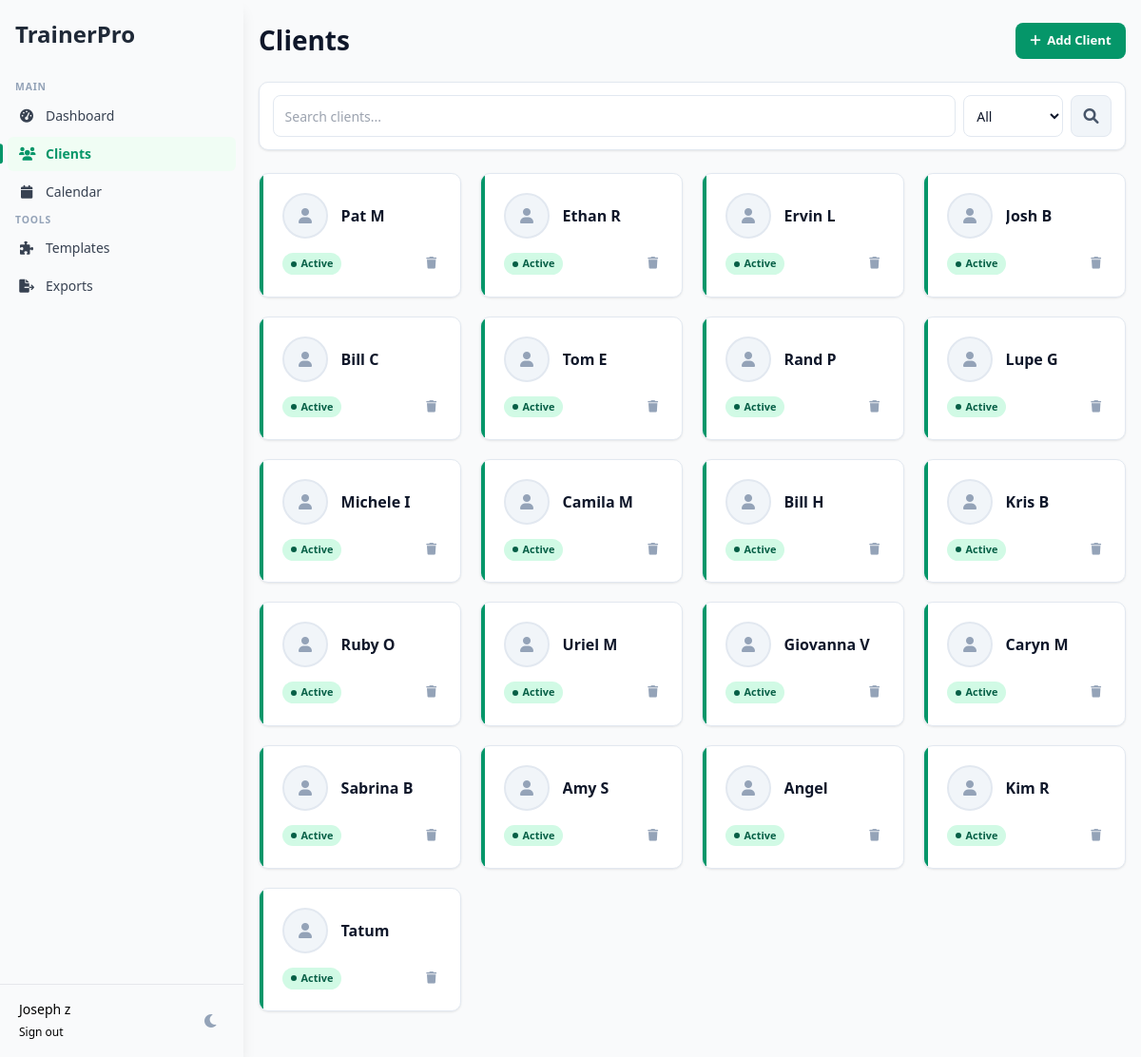
/clients (signed in), run on the app's committed database.
### tables this page shows
CREATE TABLE clients (
            id TEXT PRIMARY KEY,
            trainer_id TEXT NOT NULL,
            name TEXT NOT NULL,
            email TEXT,
            phone TEXT,
            age INTEGER,
            gender TEXT,
            weight REAL,
            height REAL,
            status TEXT DEFAULT 'active',
            notes TEXT,
            photo_url TEXT,
            created_at TIMESTAMP DEFAULT CURRENT_TIMESTAMP,
            FOREIGN KEY (trainer_id) REFERENCES users (id)
        );

### app.py (the view)
@app.route('/clients')
@login_required
def clients():
    search = request.args.get('search', '')
    status_filter = request.args.get('status', '')
    conn = get_db()
    query = '''
        SELECT c.*,
               (SELECT weight FROM weight_logs WHERE client_id = c.id ORDER BY date DESC LIMIT 1) as latest_weight
        FROM clients c
        WHERE c.trainer_id = ?
    '''
    params = [session['user_id']]
    if search:
        query += ' AND (c.name LIKE ? OR c.email LIKE ?)'
        params.extend([f'%{search}%', f'%{search}%'])
    if status_filter:
        query += ' AND c.status = ?'
        params.append(status_filter)
    query += ' ORDER BY c.created_at DESC'
    clients = conn.execute(query, params).fetchall()
    conn.close()
    return render_template('dashboard/clients.html', clients=clients, search=search, status_filter=status_filter)

### app.py (called while the page is built)
def get_db():
    conn = sqlite3.connect('trainer_app.db')
    conn.row_factory = sqlite3.Row
    return conn

def login_required(f):
    @wraps(f)
    def decorated_function(*args, **kwargs):
        if 'user_id' not in session:
            return redirect(url_for('login'))
        return f(*args, **kwargs)
    return decorated_function

### templates/dashboard/clients.html (shortened to what this page needs)
{% extends "base.html" %}
{% block content %}
<div class="clients-page">
    <div class="page-head">
        <div>
            <h1 class="page-title">Clients</h1>
        </div>
        <a href="{{ url_for('new_client') }}" class="btn btn-primary">
            <i class="fas fa-plus"></i>
            Add Client
        </a>
    </div>
    <div class="filter-card">
        <form method="GET" class="filter-form">
            <input type="text" name="search" value="{{ search }}" placeholder="Search clients..." class="filter-input">
            <select name="status" class="filter-select">
                <option value="">All</option>
            </select>
            <button type="submit" class="filter-btn">
                <i class="fas fa-search"></i>
            </button>
        </form>
    </div>
    <div class="client-grid">
        {% for client in clients %}
        <div class="client-card" onclick="window.location.href='{{ url_for('client_detail', client_id=client.id) }}'">
            <span class="card-accent
                {% if client.status == 'active' %}accent-active
                {% elif client.status == 'potential' %}accent-potential
                {% else %}accent-cancelled{% endif %}"></span>
            <div class="card-body">
                <div class="card-top">
                    {% if client.photo_url %}
                        <img src="{{ url_for('static', filename=client.photo_url) }}" alt="{{ client.name }}" class="client-avatar">
                    {% else %}
                        <div class="client-avatar-ph">
                            <i class="fas fa-user"></i>
                        </div>
                    {% endif %}
                    <div style="flex:1; min-width:0;">
                        <h3 class="client-name">{{ client.name }}</h3>
                    </div>
                </div>
                <div class="card-foot">
                    <span class="status-badge
                        {% if client.status == 'active' %}status-active
                        {% elif client.status == 'potential' %}status-potential
                        {% else %}status-cancelled{% endif %}">
                        <span class="dot"></span>
                        {{ client.status.title() }}
                    </span>
                    <button onclick="event.stopPropagation(); deleteClient('{{ client.id }}', '{{ client.name }}')" class="delete-btn" title="Delete client">
                        <i class="fas fa-trash"></i>
                    </button>
                </div>
            </div>
        </div>
        {% endfor %}
    </div>
</div>
{% endblock %}

### templates/base.html (shortened to what this page needs)
<!DOCTYPE html>
<html lang="en">
<head>
    <script src="https://cdn.tailwindcss.com"></script>
    <link rel="stylesheet" href="https://cdnjs.cloudflare.com/ajax/libs/font-awesome/6.0.0/css/all.min.css">
</head>
<body class="bg-gray-50 dark:bg-gray-900">
    {% if session.user_id %}
    <div class="hidden lg:fixed lg:inset-y-0 lg:flex lg:w-64 lg:flex-col">
        <div class="sidebar-inner flex min-h-0 flex-1 flex-col shadow-lg">
            <div class="flex flex-1 flex-col pt-5 pb-4 overflow-y-auto">
                <div class="flex items-center flex-shrink-0 px-4 mb-2">
                    <h1 class="text-2xl font-bold text-gray-800 sidebar-logo-text">TrainerPro</h1>
                </div>
                <nav class="mt-4 flex-1 px-2 space-y-1">
                    <p class="sidebar-section-label mt-2 mb-1">Main</p>
                    <a href="{{ url_for('dashboard') }}"
                       class="sidebar-link group flex items-center px-3 py-2 text-sm font-medium text-gray-700 {% if request.endpoint == 'dashboard' %}active{% endif %}">
                        <i class="fas fa-tachometer-alt mr-3 w-4 text-center"></i>Dashboard
                    </a>
                    <a href="{{ url_for('clients') }}"
                       class="sidebar-link group flex items-center px-3 py-2 text-sm font-medium text-gray-700 {% if request.endpoint in ['clients','client_detail','new_client','edit_client'] %}active{% endif %}">
                        <i class="fas fa-users mr-3 w-4 text-center"></i>Clients
                    </a>
                    <a href="{{ url_for('calendar') }}"
                       class="sidebar-link group flex items-center px-3 py-2 text-sm font-medium text-gray-700 {% if request.endpoint == 'calendar' %}active{% endif %}">
                        <i class="fas fa-calendar mr-3 w-4 text-center"></i>Calendar
                    </a>
                    <p class="sidebar-section-label mt-4 mb-1">Tools</p>
                    <a href="{{ url_for('workout_templates') }}"
                       class="sidebar-link group flex items-center px-3 py-2 text-sm font-medium text-gray-700 {% if request.endpoint == 'workout_templates' %}active{% endif %}">
                        <i class="fas fa-puzzle-piece mr-3 w-4 text-center"></i>Templates
                    </a>
                    <a href="{{ url_for('exports') }}"
                       class="sidebar-link group flex items-center px-3 py-2 text-sm font-medium text-gray-700 {% if request.endpoint == 'exports' %}active{% endif %}">
                        <i class="fas fa-file-export mr-3 w-4 text-center"></i>Exports
                    </a>
                </nav>
            </div>
            <div class="sidebar-footer flex-shrink-0 flex border-t border-gray-200 p-4">
                <div class="flex items-center justify-between w-full">
                    <div class="ml-1">
                        <p class="text-sm font-medium user-name">{{ session.user_name }}</p>
                        <a href="{{ url_for('logout') }}" class="sign-out-link text-xs">Sign out</a>
                    </div>
                    <button type="button" class="theme-toggle js-theme-toggle" aria-label="Toggle dark mode" title="Toggle dark mode">
                        <i class="fas fa-moon"></i>
                    </button>
                </div>
            </div>
        </div>
    </div>
    <div class="lg:pl-64 flex flex-col flex-1">
        <main class="flex-1">
            {% endif %}
            {% block content %}{% endblock %}
            {% if session.user_id %}
        </main>
    </div>
    {% endif %}
</body>
</html>

### templates/base.html (style rules this page uses)
.theme-toggle { display: flex; align-items: center; justify-content: center; width: 36px; height: 36px; border-radius: 8px; background: transparent; border: none; cursor: pointer; color: var(--slate-400, #94A3B8); transition: background 0.15s, color 0.15s; }
.sidebar-section-label { font-size: 0.65rem; font-weight: 700; text-transform: uppercase; letter-spacing: 0.08em; color: #94A3B8; padding: 0 0.5rem; margin-bottom: 0.25rem; }
.sidebar-link { position: relative; border-radius: 6px; }
.sidebar-link.active::before { content: ''; position: absolute; left: -8px; top: 50%; transform: translateY(-50%); width: 3px; height: 60%; background: #059669; border-radius: 0 3px 3px 0; }
.sidebar-link.active { background: #f0fdf4; color: #059669 !important; font-weight: 600; }

### data on the page
clients: name "Pat M", status "Active"
clients: name "Ethan R", status "Active"
clients: name "Ervin L", status "Active"
clients: name "Josh B", status "Active"
clients: name "Bill C", status "Active"
clients: name "Tom E", status "Active"
clients: name "Rand P", status "Active"
clients: name "Lupe G", status "Active"
clients: name "Michele I", status "Active"
clients: name "Camila M", status "Active"
clients: name "Bill H", status "Active"
clients: name "Kris B", status "Active"
clients: name "Ruby O", status "Active"
clients: name "Uriel M", status "Active"
clients: name "Giovanna V", status "Active"
clients: name "Caryn M", status "Active"
clients: name "Sabrina B", status "Active"
clients: name "Amy S", status "Active"
clients: name "Angel", status "Active"
clients: name "Kim R", status "Active"
clients: name "Tatum", status "Active"

### other printed values
{{ session.user_name }} "Joseph z"
